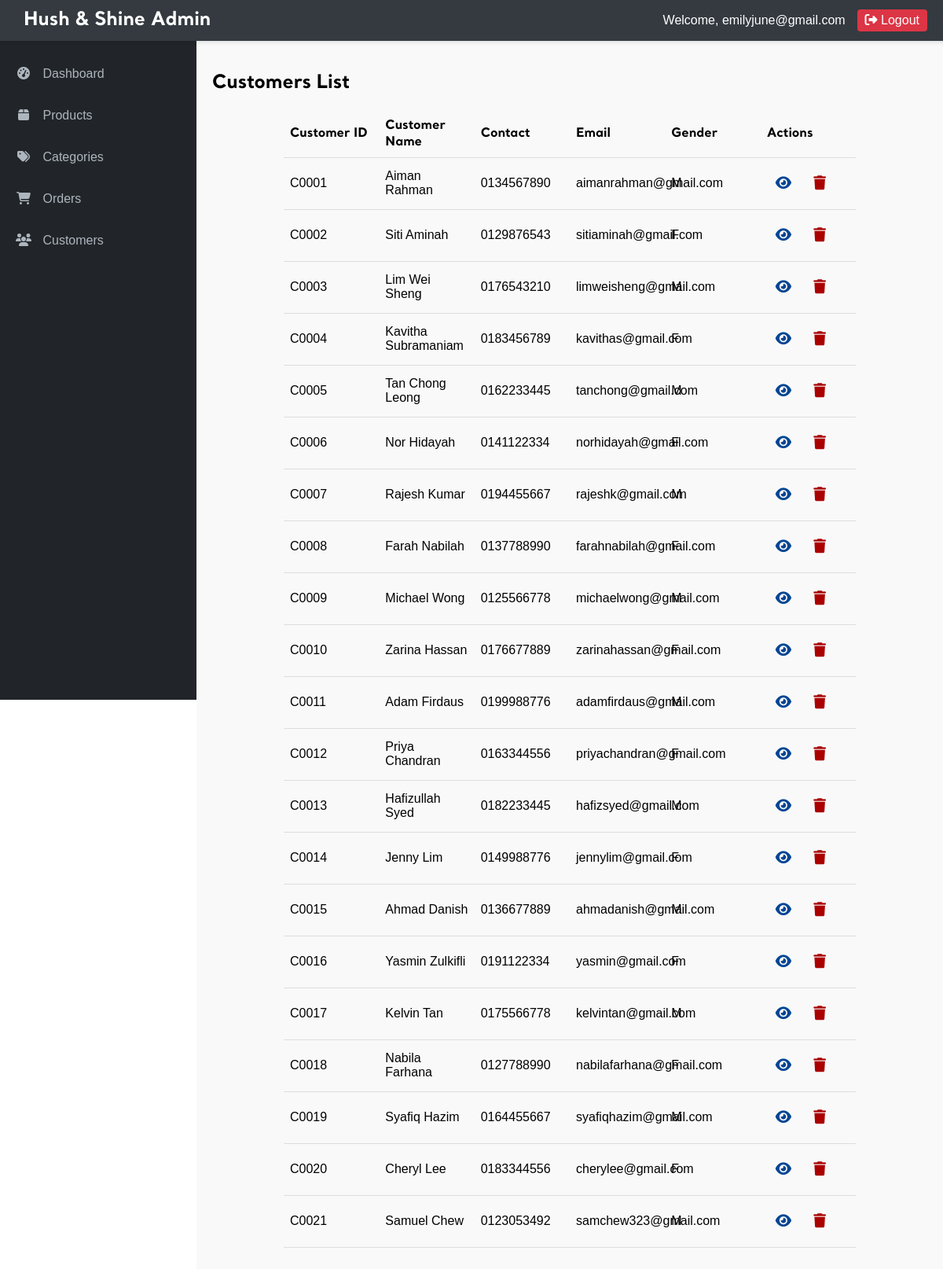
Page /admin/admin_customer.php (signed in) on the earlier database version.
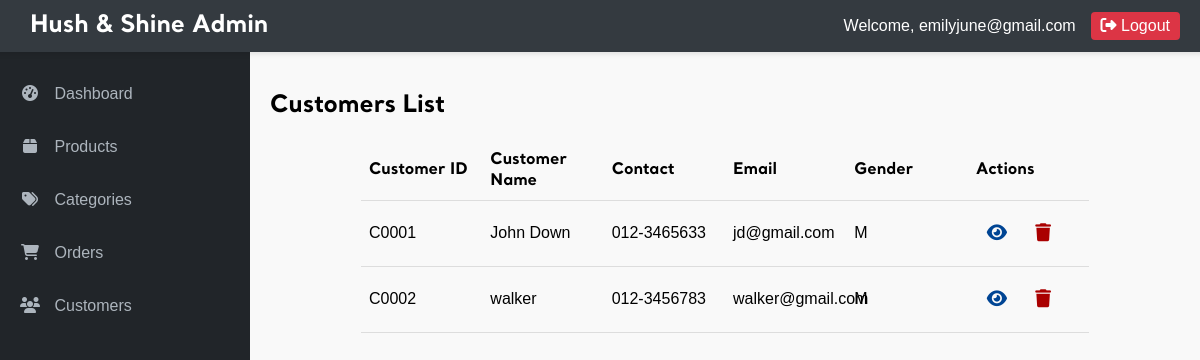
Same page on the later database version.
### tables this page shows
CREATE TABLE `customer` (
  `cust_id` char(5) NOT NULL,
  `cust_name` varchar(50) NOT NULL,
  `cust_contact` varchar(13) NOT NULL,
  `cust_email` varchar(50) NOT NULL,
  `cust_gender` char(1) NOT NULL,
  `cust_password` varchar(100) NOT NULL,
  `cust_photo` varchar(100) NOT NULL
);

### admin/admin_customer.php (the view, shortened to what this page needs)
<?php
require_once '../_base.php';
include '../_head.php';
?>
    <main class="admin-main">
        <?php
            try {
                $stmt = $_db->query("SELECT cust_id, cust_name, cust_contact, cust_email, cust_gender
                                    FROM customer
                                    ORDER BY cust_id ASC");
                $customers = $stmt->fetchAll(PDO::FETCH_ASSOC);
            } catch (PDOException $e) {
                echo "Database error: " . $e->getMessage();
                exit;
            }
            ?>
            <h2>Customers List</h2>
            <table class="admin-table">
                <thead>
                    <tr>
                        <th>Customer ID</th>
                        <th>Customer Name</th>
                        <th>Contact</th>
                        <th>Email</th>
                        <th>Gender</th>
                        <th>Actions</th>
                    </tr>
                </thead>
                <tbody>
                    <?php if (count($customers) > 0): ?>
                        <?php foreach ($customers as $customer): ?>
                            <tr>
                                <td><?= htmlspecialchars($customer['cust_id']) ?></td>
                                <td><?= htmlspecialchars($customer['cust_name']) ?></td>
                                <td><?= htmlspecialchars($customer['cust_contact']) ?></td>
                                <td><?= htmlspecialchars($customer['cust_email']) ?></td>
                                <td><?= htmlspecialchars($customer['cust_gender']) ?></td>
                                <td class="actions">
                                    <a href="view_customer.php?id=<?= $customer['cust_id'] ?>" class="btn">
                                        <i class="fas fa-eye"></i>
                                    </a>
                                    <a href="delete_product.php?id=<?= $product['prod_id'] ?>" class="btn btn-danger" onclick="return confirm('Are you sure you want to delete this product?')">
                                        <i class="fas fa-trash"></i>
                                    </a>
                                </td>
                            </tr>
                        <?php endforeach; ?>
                    <?php else: ?>
                        <tr>
                            <td colspan="6">No customers found</td>
                        </tr>
                    <?php endif; ?>
                </tbody>
            </table>
    </main>

### _head.php (shortened to what this page needs)
<!DOCTYPE html>
<html lang="en">
<head>
    <link rel="stylesheet" href="/css/app.css">
    <link href="https://unpkg.com/aos@2.3.1/dist/aos.css" rel="stylesheet">
</head>
<body>
    <?php if ($_SESSION['user'] == "admin"): ?>
        <header class="admin-header">
            <div class="admin-nav">
                <div class="admin-logo">
                    <h1>Hush & Shine Admin</h1>
                </div>
                <div class="admin-user">
                    <?php if (isset($_SESSION['admin_email'])): ?>
                        <span>Welcome, <?= htmlspecialchars($_SESSION['admin_email']) ?></span>
                        <a href="/page/logout.php" class="logout-btn"><i class="fas fa-sign-out-alt"></i> Logout</a>
                    <?php endif; ?>
                </div>
            </div>
        </header>
        <div class="admin-container">
            <nav class="admin-sidebar">
                <ul>
                    <li><a href="/admin/admin_menu.php"><i class="fas fa-tachometer-alt"></i> Dashboard</a></li>
                    <li><a href="/admin/admin_products.php"><i class="fas fa-box"></i> Products</a></li>
                    <li><a href="/admin/admin_category.php"><i class="fas fa-tags"></i> Categories</a></li>
                    <li><a href="/admin/admin_orders.php"><i class="fas fa-shopping-cart"></i> Orders</a></li>
                    <li><a href="/admin/admin_customer.php"><i class="fas fa-users"></i> Customers</a></li>
            </nav>
    <?php endif; ?>
    <main>

### css/app.css (style rules this page uses)
body { font-family: 'Santral', sans-serif; margin: 0; height: 100%; display: flex; flex-direction: column; justify-content: center; align-items: center; }
html { scroll-behavior: smooth; }
.fa-trash { transition: transform 0.3s ease; color: #aa0000; }
.admin-header { background-color: #343a40; color: white; padding: 10px 20px; box-shadow: 0 2px 5px rgba(0,0,0,0.1); width: 100%; }
.admin-nav { display: flex; padding-left: 30px; padding-right: 20px; justify-content: space-between; align-items: center; }
.admin-logo h1 { margin: 0; font-size: 24px; }
.admin-user { display: flex; align-items: center; gap: 15px; }
.logout-btn { color: #fff; text-decoration: none; padding: 5px 10px; border-radius: 4px; background-color: #dc3545; transition: background-color 0.2s; }
.admin-container { width: 100%; min-height: calc(100vh - 140px); }
.admin-sidebar { width: 250px; min-width: 250px; height: 100vh; background-color: #212529; color: white; padding: 20px 0; top: 50px; position: fixed; left: 0; bottom: 0; overflow-y: auto; z-index: 100; }
.actions a > i { width: 20px; }
.admin-sidebar ul { list-style: none; padding: 0; margin: 0; }
.admin-sidebar li { margin-bottom: 5px; }
.admin-sidebar a { display: block; padding: 15px 20px; color: #adb5bd; text-decoration: none; transition: 0.3s; }
.admin-sidebar i { margin-right: 10px; width: 20px; text-align: center; }
.admin-main { flex: 1; padding: 20px; margin-left: 250px; width: calc(100% - 250px); min-height: calc(100vh - 60px); box-sizing: border-box; background-color: #f9f9f9; margin-top: 50px; }
.btn { display: inline-block; font-weight: 400; text-align: center; white-space: nowrap; vertical-align: middle; user-select: none; border: 1px solid transparent; padding: 0.375rem 0.75rem; font-size: 1rem; line-height: 1.5; border-radius: 0.25rem; transition: color 0.15s ease-in-out, background-color 0.15s ease-in-out, border-color 0.15s ease-in-out; }
.admin-table { border-collapse:collapse; width: 80%; table-layout: fixed; margin: 20px auto; }
.admin-table th, .admin-table td { padding: 8px; text-align: left; border-bottom: 1px solid #ddd; }
.admin-table tbody tr { border-bottom: 1px solid #eee; transition: background-color 0.2s ease; }
.admin-table tbody tr:last-child { border-bottom: none; }
.actions .btn { padding: 10px; font-size: 18px; align-items: center; text-decoration: none; color: #004594; transition: 150ms ease-in-out; }
.admin-header { align-items: center; position: fixed; padding: 10px 20px; box-shadow: 0 2px 5px rgba(0,0,0,0.1); top: 0; z-index: 1000; }

Differences in the rows shown:
removed customer: cust_id "C0003", cust_name "Lim Wei Sheng", cust_contact "0176543210", cust_email "limweisheng@gmail.com", cust_gender "M"
removed customer: cust_id "C0004", cust_name "Kavitha Subramaniam", cust_contact "0183456789", cust_email "kavithas@gmail.com", cust_gender "F"
removed customer: cust_id "C0005", cust_name "Tan Chong Leong", cust_contact "0162233445", cust_email "tanchong@gmail.com", cust_gender "M"
removed customer: cust_id "C0006", cust_name "Nor Hidayah", cust_contact "0141122334", cust_email "norhidayah@gmail.com", cust_gender "F"
removed customer: cust_id "C0007", cust_name "Rajesh Kumar", cust_contact "0194455667", cust_email "rajeshk@gmail.com", cust_gender "M"
removed customer: cust_id "C0008", cust_name "Farah Nabilah", cust_contact "0137788990", cust_email "farahnabilah@gmail.com", cust_gender "F"
removed customer: cust_id "C0009", cust_name "Michael Wong", cust_contact "0125566778", cust_email "michaelwong@gmail.com", cust_gender "M"
removed customer: cust_id "C0010", cust_name "Zarina Hassan", cust_contact "0176677889", cust_email "zarinahassan@gmail.com", cust_gender "F"
removed customer: cust_id "C0011", cust_name "Adam Firdaus", cust_contact "0199988776", cust_email "adamfirdaus@gmail.com", cust_gender "M"
removed customer: cust_id "C0012", cust_name "Priya Chandran", cust_contact "0163344556", cust_email "priyachandran@gmail.com", cust_gender "F"
removed customer: cust_id "C0013", cust_name "Hafizullah Syed", cust_contact "0182233445", cust_email "hafizsyed@gmail.com", cust_gender "M"
removed customer: cust_id "C0014", cust_name "Jenny Lim", cust_contact "0149988776", cust_email "jennylim@gmail.com", cust_gender "F"
removed customer: cust_id "C0015", cust_name "Ahmad Danish", cust_contact "0136677889", cust_email "ahmadanish@gmail.com", cust_gender "M"
removed customer: cust_id "C0016", cust_name "Yasmin Zulkifli", cust_contact "0191122334", cust_email "yasmin@gmail.com", cust_gender "F"
removed customer: cust_id "C0017", cust_name "Kelvin Tan", cust_contact "0175566778", cust_email "kelvintan@gmail.com", cust_gender "M"
removed customer: cust_id "C0018", cust_name "Nabila Farhana", cust_contact "0127788990", cust_email "nabilafarhana@gmail.com", cust_gender "F"
removed customer: cust_id "C0019", cust_name "Syafiq Hazim", cust_contact "0164455667", cust_email "syafiqhazim@gmail.com", cust_gender "M"
removed customer: cust_id "C0020", cust_name "Cheryl Lee", cust_contact "0183344556", cust_email "cherylee@gmail.com", cust_gender "F"
removed customer: cust_id "C0021", cust_name "Samuel Chew", cust_contact "0123053492", cust_email "samchew323@gmail.com", cust_gender "M"
changed customer "C0001": cust_name "Aiman Rahman" → "John Down"; cust_contact "0134567890" → "012-3465633"; cust_email "aimanrahman@gmail.com" → "jd@gmail.com"
changed customer "C0002": cust_name "Siti Aminah" → "walker"; cust_contact "0129876543" → "012-3456783"; cust_email "sitiaminah@gmail.com" → "walker@gmail.com"; cust_gender "F" → "M"
